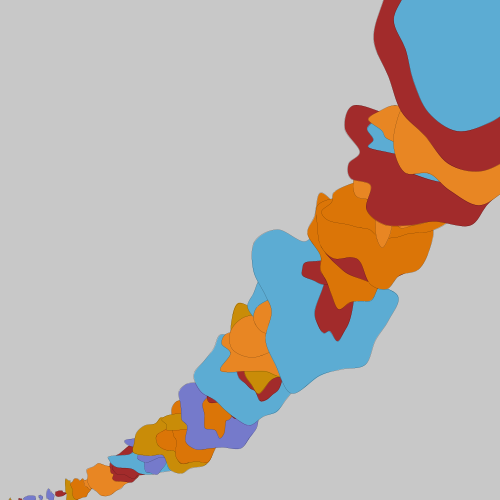
Frame 1 (no input)
Frame 60 (the mouse pressed at the canvas centre just before this capture): identical to frame 1, image omitted
Frame 120 (the mouse held since frame 60 and released just before this capture): identical to frame 1, image omitted

The Processing sketch that drew this single still picture (run headless with seeded random() and noise(); from frame 60 on, the mouse is pressed at the canvas centre):

// Processing sketch: test_shapeB
// ── test_shapeB.pde
void setup(){
  size(500,500);
  draw_();
}

void draw(){
}

void keyPressed(){
  draw_();
}

color[] palette = new color[]{#A22B2B,#C98C08,#757ACB,#5CACD3,#E88623,#DB7507};

void draw_(){
  background(200);
  //circle(0,0,40);
  int n_shape = 50;
  for (int i=0;i<n_shape;i++){
    noiseSeed((int)random(300));
    
    float part =(float)i/n_shape;
    
    float xx = part;
    float yy = part*part;
    
    float s0 = part*.5;
    color c0 = palette[(int)random(palette.length)];
    push();
    draw_shape(xx*width,height-yy*height, s0,c0);
    pop();
  }
}

float mnoise(float x, float y){
  return noise(x,y)*2-1;
}

float mnoise(float x){
  return mnoise(x,0);
}

void draw_shape(float x0, float y0){
  draw_shape(x0,y0,1);
}

void draw_shape(float x0, float y0, float s0){
  draw_shape(x0,y0,s0,color(255));
}

void draw_shape(float x0, float y0, float s0,color c0){
  strokeWeight(.1);
  //noStroke();
  translate(x0, y0);
  fill(c0);
  float shearx = random(.5,2);
  float sheary = random(.5,2);
  int n_points = 20;
  PVector[] shape = new PVector[n_points];
  for (int i=0; i<n_points;i++){
    float a = (float)i/n_points*TAU;
    float r = 100;
    r += 100*mnoise(a);
    shape[i] = new PVector(r*cos(a)*shearx*s0, r*sin(a)*sheary*s0);
  }
  
  
  
  beginShape();
  for (int i=0; i<shape.length;i++){
    PVector p = shape[i];
    curveVertex(p.x,p.y);
  }
  curveVertex(shape[0].x,shape[0].y);
  curveVertex(shape[1].x,shape[1].y);
  curveVertex(shape[2].x,shape[2].y);
  
  endShape();
}
